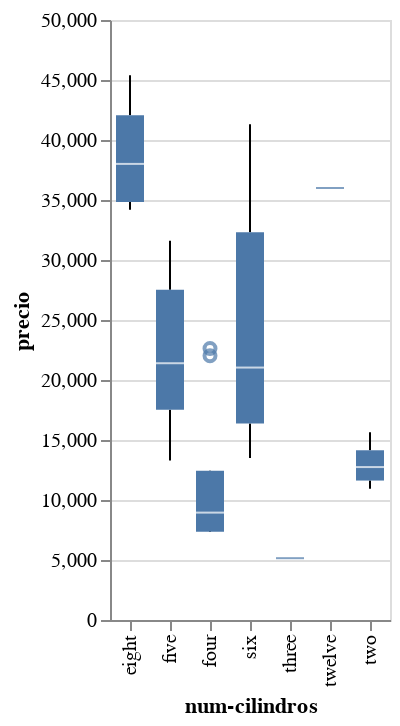

Notebook code cell kept with this figure:
### Markdown cell above
Una gráfica de caja mostrará estos cuartiles, pero también información adicional, como la siguiente:
* El rango intercuartil (o IQR), que corresponde a Q3 - Q1
* El valor más bajo, que corresponde a Q1 - (1.5 * IQR)
* El valor más alto, que corresponde a Q3 + (1.5 * IQR)
* Los **valores atípicos (outliers)**, es decir, cualquier punto por fuera de los puntos más bajo y más alto:

<p><img height="400px" src="https://drive.google.com/uc?id=1iu6AzMbb_wAIcYeVMI1rptd8QwiyBnw0"align="center" hspace="10px" vspace="0px"></p>

### Code cell
#### GRAFICO para CATEGORICOS(x)vsNUMERICOS(y) (Cajas y Bigotes BoxPlot)
alt.Chart(df).mark_boxplot().encode(x='num-cilindros:O', y='precio:Q')

### Figure 1 — Vega-Lite specification as saved in the notebook (floating-point values rounded to 4 significant figures; data arrays with more than 128 entries replaced by an {"elided": "..."} marker saying what was removed)
{"config": {"view": {"continuousWidth": 400, "continuousHeight": 300}}, "data": {"name": "data-618b75d1ab701c677a7e20a11ba8c3dc"}, "mark": "boxplot", "encoding": {"x": {"field": "num-cilindros", "type": "ordinal"}, "y": {"field": "precio", "type": "quantitative"}}, "$schema": "https://vega.github.io/schema/vega-lite/v4.17.0.json", "datasets": {"data-618b75d1ab701c677a7e20a11ba8c3dc": {"elided": "205 records"}}}
